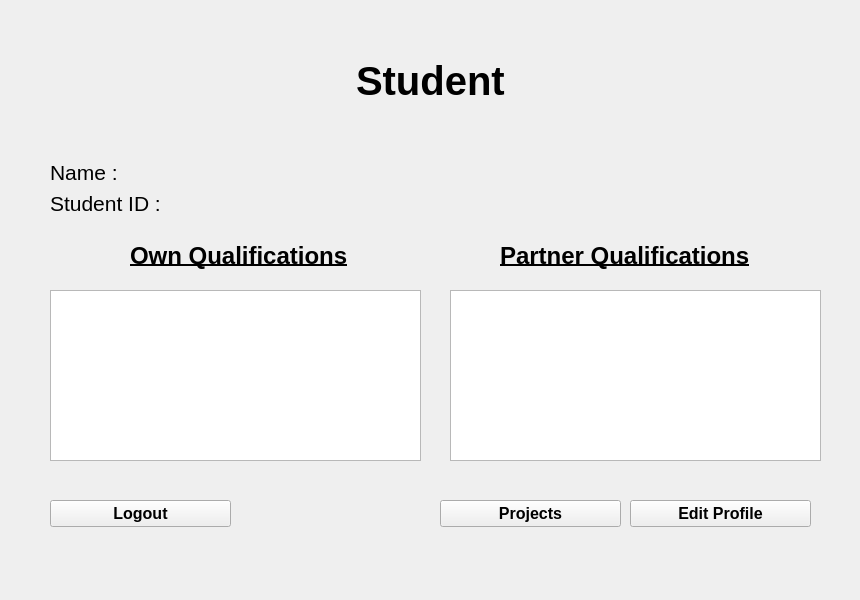
<?xml version="1.0" encoding="UTF-8"?>
<ui version="4.0">
 <class>StudentProfilePage</class>
 <widget class="QWidget" name="StudentProfilePage">
  <property name="geometry">
   <rect>
    <x>0</x>
    <y>0</y>
    <width>860</width>
    <height>600</height>
   </rect>
  </property>
  <property name="font">
   <font>
    <underline>false</underline>
   </font>
  </property>
  <property name="windowTitle">
   <string>Form</string>
  </property>
  <widget class="QPushButton" name="pushButton">
   <property name="geometry">
    <rect>
     <x>630</x>
     <y>500</y>
     <width>181</width>
     <height>27</height>
    </rect>
   </property>
   <property name="font">
    <font>
     <pointsize>12</pointsize>
     <weight>75</weight>
     <bold>true</bold>
    </font>
   </property>
   <property name="text">
    <string>Edit Profile</string>
   </property>
  </widget>
  <widget class="QPushButton" name="projectsButton">
   <property name="geometry">
    <rect>
     <x>440</x>
     <y>500</y>
     <width>181</width>
     <height>27</height>
    </rect>
   </property>
   <property name="font">
    <font>
     <pointsize>12</pointsize>
     <weight>75</weight>
     <bold>true</bold>
    </font>
   </property>
   <property name="text">
    <string>Projects</string>
   </property>
  </widget>
  <widget class="QPushButton" name="pushButton_3">
   <property name="geometry">
    <rect>
     <x>50</x>
     <y>500</y>
     <width>181</width>
     <height>27</height>
    </rect>
   </property>
   <property name="font">
    <font>
     <pointsize>12</pointsize>
     <weight>75</weight>
     <bold>true</bold>
    </font>
   </property>
   <property name="text">
    <string>Logout</string>
   </property>
  </widget>
  <widget class="QLabel" name="label_3">
   <property name="geometry">
    <rect>
     <x>130</x>
     <y>240</y>
     <width>221</width>
     <height>31</height>
    </rect>
   </property>
   <property name="font">
    <font>
     <pointsize>18</pointsize>
     <weight>75</weight>
     <bold>true</bold>
     <underline>true</underline>
     <kerning>false</kerning>
    </font>
   </property>
   <property name="text">
    <string>Own Qualifications</string>
   </property>
  </widget>
  <widget class="QLabel" name="label_4">
   <property name="geometry">
    <rect>
     <x>500</x>
     <y>240</y>
     <width>261</width>
     <height>31</height>
    </rect>
   </property>
   <property name="font">
    <font>
     <pointsize>18</pointsize>
     <weight>75</weight>
     <bold>true</bold>
     <underline>true</underline>
    </font>
   </property>
   <property name="text">
    <string>Partner Qualifications</string>
   </property>
  </widget>
  <widget class="QWidget" name="verticalLayoutWidget_2">
   <property name="geometry">
    <rect>
     <x>10</x>
     <y>10</y>
     <width>841</width>
     <height>141</height>
    </rect>
   </property>
   <layout class="QVBoxLayout" name="verticalLayout_3">
    <item alignment="Qt::AlignHCenter">
     <widget class="QLabel" name="label_5">
      <property name="font">
       <font>
        <pointsize>30</pointsize>
        <weight>75</weight>
        <bold>true</bold>
       </font>
      </property>
      <property name="text">
       <string>Student</string>
      </property>
     </widget>
    </item>
   </layout>
  </widget>
  <widget class="QWidget" name="formLayoutWidget">
   <property name="geometry">
    <rect>
     <x>50</x>
     <y>160</y>
     <width>761</width>
     <height>61</height>
    </rect>
   </property>
   <layout class="QFormLayout" name="formLayout">
    <property name="fieldGrowthPolicy">
     <enum>QFormLayout::AllNonFixedFieldsGrow</enum>
    </property>
    <item row="0" column="0">
     <widget class="QLabel" name="nameLabel">
      <property name="font">
       <font>
        <pointsize>16</pointsize>
       </font>
      </property>
      <property name="text">
       <string>Name :</string>
      </property>
     </widget>
    </item>
    <item row="0" column="1">
     <widget class="QLabel" name="stuNameLabel">
      <property name="font">
       <font>
        <pointsize>16</pointsize>
       </font>
      </property>
      <property name="text">
       <string/>
      </property>
     </widget>
    </item>
    <item row="1" column="0">
     <widget class="QLabel" name="studentIdLabel">
      <property name="font">
       <font>
        <pointsize>16</pointsize>
       </font>
      </property>
      <property name="text">
       <string>Student ID :</string>
      </property>
     </widget>
    </item>
    <item row="1" column="1">
     <widget class="QLabel" name="stuIdLabel">
      <property name="font">
       <font>
        <pointsize>16</pointsize>
       </font>
      </property>
      <property name="text">
       <string/>
      </property>
     </widget>
    </item>
   </layout>
  </widget>
  <widget class="QListWidget" name="ownQList">
   <property name="geometry">
    <rect>
     <x>50</x>
     <y>290</y>
     <width>371</width>
     <height>171</height>
    </rect>
   </property>
  </widget>
  <widget class="QListWidget" name="partnerQList">
   <property name="geometry">
    <rect>
     <x>450</x>
     <y>290</y>
     <width>371</width>
     <height>171</height>
    </rect>
   </property>
  </widget>
  <widget class="QLabel" name="errorLabel">
   <property name="geometry">
    <rect>
     <x>440</x>
     <y>540</y>
     <width>371</width>
     <height>20</height>
    </rect>
   </property>
   <property name="palette">
    <palette>
     <active>
      <colorrole role="WindowText">
       <brush brushstyle="SolidPattern">
        <color alpha="255">
         <red>170</red>
         <green>0</green>
         <blue>0</blue>
        </color>
       </brush>
      </colorrole>
      <colorrole role="Button">
       <brush brushstyle="SolidPattern">
        <color alpha="255">
         <red>181</red>
         <green>7</green>
         <blue>10</blue>
        </color>
       </brush>
      </colorrole>
      <colorrole role="Light">
       <brush brushstyle="SolidPattern">
        <color alpha="255">
         <red>255</red>
         <green>26</green>
         <blue>30</blue>
        </color>
       </brush>
      </colorrole>
      <colorrole role="Midlight">
       <brush brushstyle="SolidPattern">
        <color alpha="255">
         <red>218</red>
         <green>16</green>
         <blue>20</blue>
        </color>
       </brush>
      </colorrole>
      <colorrole role="Dark">
       <brush brushstyle="SolidPattern">
        <color alpha="255">
         <red>90</red>
         <green>3</green>
         <blue>5</blue>
        </color>
       </brush>
      </colorrole>
      <colorrole role="Mid">
       <brush brushstyle="SolidPattern">
        <color alpha="255">
         <red>121</red>
         <green>4</green>
         <blue>6</blue>
        </color>
       </brush>
      </colorrole>
      <colorrole role="Text">
       <brush brushstyle="SolidPattern">
        <color alpha="255">
         <red>170</red>
         <green>0</green>
         <blue>0</blue>
        </color>
       </brush>
      </colorrole>
      <colorrole role="BrightText">
       <brush brushstyle="SolidPattern">
        <color alpha="255">
         <red>255</red>
         <green>255</green>
         <blue>255</blue>
        </color>
       </brush>
      </colorrole>
      <colorrole role="ButtonText">
       <brush brushstyle="SolidPattern">
        <color alpha="255">
         <red>0</red>
         <green>0</green>
         <blue>0</blue>
        </color>
       </brush>
      </colorrole>
      <colorrole role="Base">
       <brush brushstyle="SolidPattern">
        <color alpha="255">
         <red>255</red>
         <green>255</green>
         <blue>255</blue>
        </color>
       </brush>
      </colorrole>
      <colorrole role="Window">
       <brush brushstyle="SolidPattern">
        <color alpha="255">
         <red>181</red>
         <green>7</green>
         <blue>10</blue>
        </color>
       </brush>
      </colorrole>
      <colorrole role="Shadow">
       <brush brushstyle="SolidPattern">
        <color alpha="255">
         <red>0</red>
         <green>0</green>
         <blue>0</blue>
        </color>
       </brush>
      </colorrole>
      <colorrole role="AlternateBase">
       <brush brushstyle="SolidPattern">
        <color alpha="255">
         <red>218</red>
         <green>131</green>
         <blue>132</blue>
        </color>
       </brush>
      </colorrole>
      <colorrole role="ToolTipBase">
       <brush brushstyle="SolidPattern">
        <color alpha="255">
         <red>255</red>
         <green>255</green>
         <blue>220</blue>
        </color>
       </brush>
      </colorrole>
      <colorrole role="ToolTipText">
       <brush brushstyle="SolidPattern">
        <color alpha="255">
         <red>0</red>
         <green>0</green>
         <blue>0</blue>
        </color>
       </brush>
      </colorrole>
     </active>
     <inactive>
      <colorrole role="WindowText">
       <brush brushstyle="SolidPattern">
        <color alpha="255">
         <red>170</red>
         <green>0</green>
         <blue>0</blue>
        </color>
       </brush>
      </colorrole>
      <colorrole role="Button">
       <brush brushstyle="SolidPattern">
        <color alpha="255">
         <red>181</red>
         <green>7</green>
         <blue>10</blue>
        </color>
       </brush>
      </colorrole>
      <colorrole role="Light">
       <brush brushstyle="SolidPattern">
        <color alpha="255">
         <red>255</red>
         <green>26</green>
         <blue>30</blue>
        </color>
       </brush>
      </colorrole>
      <colorrole role="Midlight">
       <brush brushstyle="SolidPattern">
        <color alpha="255">
         <red>218</red>
         <green>16</green>
         <blue>20</blue>
        </color>
       </brush>
      </colorrole>
      <colorrole role="Dark">
       <brush brushstyle="SolidPattern">
        <color alpha="255">
         <red>90</red>
         <green>3</green>
         <blue>5</blue>
        </color>
       </brush>
      </colorrole>
      <colorrole role="Mid">
       <brush brushstyle="SolidPattern">
        <color alpha="255">
         <red>121</red>
         <green>4</green>
         <blue>6</blue>
        </color>
       </brush>
      </colorrole>
      <colorrole role="Text">
       <brush brushstyle="SolidPattern">
        <color alpha="255">
         <red>170</red>
         <green>0</green>
         <blue>0</blue>
        </color>
       </brush>
      </colorrole>
      <colorrole role="BrightText">
       <brush brushstyle="SolidPattern">
        <color alpha="255">
         <red>255</red>
         <green>255</green>
         <blue>255</blue>
        </color>
       </brush>
      </colorrole>
      <colorrole role="ButtonText">
       <brush brushstyle="SolidPattern">
        <color alpha="255">
         <red>0</red>
         <green>0</green>
         <blue>0</blue>
        </color>
       </brush>
      </colorrole>
      <colorrole role="Base">
       <brush brushstyle="SolidPattern">
        <color alpha="255">
         <red>255</red>
         <green>255</green>
         <blue>255</blue>
        </color>
       </brush>
      </colorrole>
      <colorrole role="Window">
       <brush brushstyle="SolidPattern">
        <color alpha="255">
         <red>181</red>
         <green>7</green>
         <blue>10</blue>
        </color>
       </brush>
      </colorrole>
      <colorrole role="Shadow">
       <brush brushstyle="SolidPattern">
        <color alpha="255">
         <red>0</red>
         <green>0</green>
         <blue>0</blue>
        </color>
       </brush>
      </colorrole>
      <colorrole role="AlternateBase">
       <brush brushstyle="SolidPattern">
        <color alpha="255">
         <red>218</red>
         <green>131</green>
         <blue>132</blue>
        </color>
       </brush>
      </colorrole>
      <colorrole role="ToolTipBase">
       <brush brushstyle="SolidPattern">
        <color alpha="255">
         <red>255</red>
         <green>255</green>
         <blue>220</blue>
        </color>
       </brush>
      </colorrole>
      <colorrole role="ToolTipText">
       <brush brushstyle="SolidPattern">
        <color alpha="255">
         <red>0</red>
         <green>0</green>
         <blue>0</blue>
        </color>
       </brush>
      </colorrole>
     </inactive>
     <disabled>
      <colorrole role="WindowText">
       <brush brushstyle="SolidPattern">
        <color alpha="255">
         <red>90</red>
         <green>3</green>
         <blue>5</blue>
        </color>
       </brush>
      </colorrole>
      <colorrole role="Button">
       <brush brushstyle="SolidPattern">
        <color alpha="255">
         <red>181</red>
         <green>7</green>
         <blue>10</blue>
        </color>
       </brush>
      </colorrole>
      <colorrole role="Light">
       <brush brushstyle="SolidPattern">
        <color alpha="255">
         <red>255</red>
         <green>26</green>
         <blue>30</blue>
        </color>
       </brush>
      </colorrole>
      <colorrole role="Midlight">
       <brush brushstyle="SolidPattern">
        <color alpha="255">
         <red>218</red>
         <green>16</green>
         <blue>20</blue>
        </color>
       </brush>
      </colorrole>
      <colorrole role="Dark">
       <brush brushstyle="SolidPattern">
        <color alpha="255">
         <red>90</red>
         <green>3</green>
         <blue>5</blue>
        </color>
       </brush>
      </colorrole>
      <colorrole role="Mid">
       <brush brushstyle="SolidPattern">
        <color alpha="255">
         <red>121</red>
         <green>4</green>
         <blue>6</blue>
        </color>
       </brush>
      </colorrole>
      <colorrole role="Text">
       <brush brushstyle="SolidPattern">
        <color alpha="255">
         <red>90</red>
         <green>3</green>
         <blue>5</blue>
        </color>
       </brush>
      </colorrole>
      <colorrole role="BrightText">
       <brush brushstyle="SolidPattern">
        <color alpha="255">
         <red>255</red>
         <green>255</green>
         <blue>255</blue>
        </color>
       </brush>
      </colorrole>
      <colorrole role="ButtonText">
       <brush brushstyle="SolidPattern">
        <color alpha="255">
         <red>90</red>
         <green>3</green>
         <blue>5</blue>
        </color>
       </brush>
      </colorrole>
      <colorrole role="Base">
       <brush brushstyle="SolidPattern">
        <color alpha="255">
         <red>181</red>
         <green>7</green>
         <blue>10</blue>
        </color>
       </brush>
      </colorrole>
      <colorrole role="Window">
       <brush brushstyle="SolidPattern">
        <color alpha="255">
         <red>181</red>
         <green>7</green>
         <blue>10</blue>
        </color>
       </brush>
      </colorrole>
      <colorrole role="Shadow">
       <brush brushstyle="SolidPattern">
        <color alpha="255">
         <red>0</red>
         <green>0</green>
         <blue>0</blue>
        </color>
       </brush>
      </colorrole>
      <colorrole role="AlternateBase">
       <brush brushstyle="SolidPattern">
        <color alpha="255">
         <red>181</red>
         <green>7</green>
         <blue>10</blue>
        </color>
       </brush>
      </colorrole>
      <colorrole role="ToolTipBase">
       <brush brushstyle="SolidPattern">
        <color alpha="255">
         <red>255</red>
         <green>255</green>
         <blue>220</blue>
        </color>
       </brush>
      </colorrole>
      <colorrole role="ToolTipText">
       <brush brushstyle="SolidPattern">
        <color alpha="255">
         <red>0</red>
         <green>0</green>
         <blue>0</blue>
        </color>
       </brush>
      </colorrole>
     </disabled>
    </palette>
   </property>
   <property name="text">
    <string/>
   </property>
   <property name="alignment">
    <set>Qt::AlignCenter</set>
   </property>
  </widget>
 </widget>
 <resources/>
 <connections/>
</ui>
